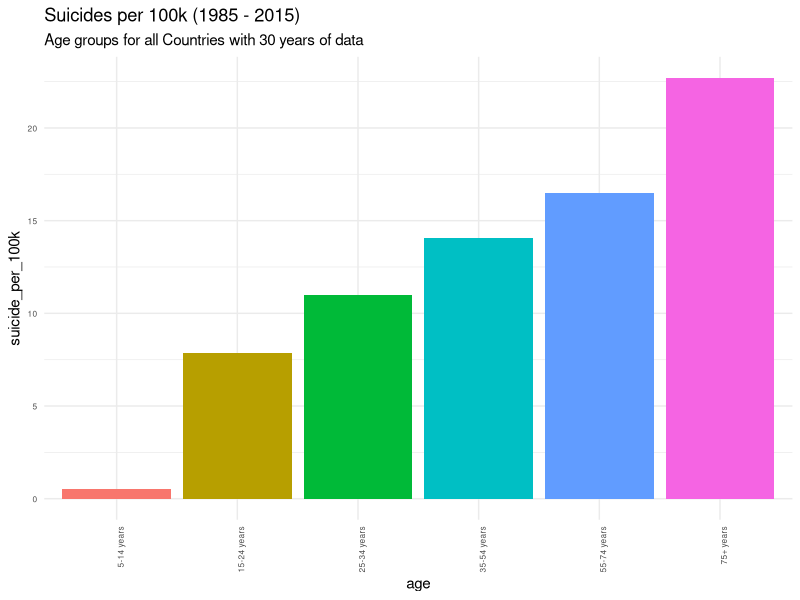

Source code (R):
# Author: Rahul Soni
# Email: rs20acs@herts.ac.uk
# Course: M.Sc. Artificial Intelligence & Robotics (Part time)
# Intake: October 2020
# University of Hertfordshire

# References:  
# [1] https://github.com/justmarkham/dplyr-tutorial/blob/master/dplyr-tutorial-2.Rmd#L141

# Load libraries
library(readr) # to load the csv file
library(tidyverse)

# This part of the program loads the kaggle suicide dataset and applies filters 
# and continent based on the country column. 
# This is done using countrycode library that returns continent or region value
# for a given country.
# Further details of the library can be found online on the following link
# https://cran.r-project.org/web/packages/countrycode/countrycode.pdf

## Export Suicide Dataset CSV
suicide_dataset <- read.csv("suicide_dataset.csv") ## 27820 observations

## Ignore year 2016 as there are not enough observations.Not all countries have
## suicides reported for the year 2016
## Count rows matching year 2016. 160 rows will be removed as part of this step
### View (df %>%
### filter(year == 2016) %>% 
### summarise(cnt = n()))
suicide_dataset <- suicide_dataset %>%
  filter(year != 2016) ## 27660 observation

## Remove any country with less than 10 years of data. This will result in
## 11076 observations and a total of 30 countries with more than 30 years of data.

suicide_dataset<- suicide_dataset %>%
  group_by(country) %>%
  add_tally() %>%
  filter(n >= 360)

## Rename suicide_dataset columns
names(suicide_dataset)[7] <- "SuicidePer100k"
names(suicide_dataset)[8] <- "CountryYear"
names(suicide_dataset)[9] <- "HDI4Year"
names(suicide_dataset)[10] <- "GDP4Year"
names(suicide_dataset)[11] <- "GDPPerCapita"

## Remove GDP and HDI columns as HDI has very few value and we are not interested
## in GDP data
suicide_dataset <- suicide_dataset %>% select(-HDI4Year, 
                                              -GDP4Year, 
                                              -GDPPerCapita, 
                                              -generation,
                                              -n) #this column is added as part of filtering number of years of data

# Calculate global average number of suicides considering countries with  
# 30 years of data  
global_average <- (sum(as.numeric(suicide_dataset$suicides_no)) / 
                  sum(as.numeric(suicide_dataset$population))) * 100000

## Calculate average suicides in male
suicide_dataset_male <- filter(suicide_dataset, sex == "male") # 5538 observations
global_average_male <- (sum(as.numeric(suicide_dataset_male$suicides_no)) / 
                          sum(as.numeric(suicide_dataset_male$population))) * 100000

## Calculate average suicides in male
suicide_dataset_female <- filter(suicide_dataset, sex == "female") # 5538 observations
global_average_female <- (sum(as.numeric(suicide_dataset_male$suicides_no)) / 
                            sum(as.numeric(suicide_dataset_male$population))) * 100000

## What is the population for a country by year? This question needs to be answered
## as the popoulation column original dataset is for country-year-sex-age combination
population_by_country <- suicide_dataset %>%
  group_by(country, year) %>%
  summarize(population = sum(as.numeric(population)))


# Author: Diwakar Ranjan
# Email: dr18abc@herts.ac.uk
# Course: M.Sc. Advanced Computer Science (Full time)
# University of Hertfordshire

############################################################
#Task 1 - Suicide rate per 100k over all age groups
##########################################################

# STEP-1: Calculate global average number of suicides per 100k for all age groups with 30 years of data
suicide_by_age <- suicide_dataset %>%
  group_by(age) %>%
  summarize(n = n(), 
            suicides = sum(as.numeric(suicides_no)), 
            population = sum(as.numeric(population)), 
            suicide_per_100k = (suicides / population) * 100000) %>%
  arrange(suicide_per_100k)

# Rearranging the x axis by ascending order.............
suicide_by_age$age <- factor(suicide_by_age$age,
                             levels = rev(suicide_by_age$age[order(-suicide_by_age$suicide_per_100k)]))

# Results (Graph) to show the Suicide rate per 100k over all age groups using bar plot.......
ggplot(suicide_by_age, aes(x=age, y=suicide_per_100k, fill = age)) + geom_bar(stat="identity")+ theme_minimal() + theme(axis.text=element_text(size=6)) +labs(title="Suicides per 100k (1985 - 2015)", subtitle = "Age groups for all Countries with 30 years of data") + theme(legend.position = "none") + theme(axis.text.x = element_text(angle = 90, hjust = 1))
